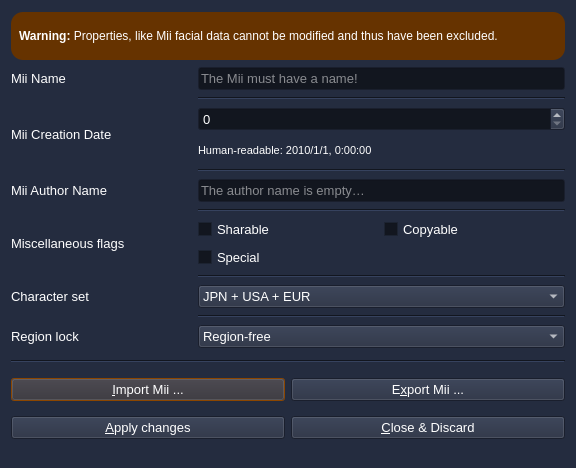
<?xml version="1.0" encoding="UTF-8"?>
<ui version="4.0">
 <class>Dialog</class>
 <widget class="QDialog" name="Dialog">
  <property name="geometry">
   <rect>
    <x>0</x>
    <y>0</y>
    <width>576</width>
    <height>468</height>
   </rect>
  </property>
  <property name="minimumSize">
   <size>
    <width>576</width>
    <height>0</height>
   </size>
  </property>
  <property name="maximumSize">
   <size>
    <width>800</width>
    <height>640</height>
   </size>
  </property>
  <property name="palette">
   <palette>
    <active>
     <colorrole role="WindowText">
      <brush brushstyle="SolidPattern">
       <color alpha="255">
        <red>255</red>
        <green>255</green>
        <blue>255</blue>
       </color>
      </brush>
     </colorrole>
     <colorrole role="Button">
      <brush brushstyle="SolidPattern">
       <color alpha="255">
        <red>36</red>
        <green>44</green>
        <blue>63</blue>
       </color>
      </brush>
     </colorrole>
     <colorrole role="Light">
      <brush brushstyle="SolidPattern">
       <color alpha="255">
        <red>54</red>
        <green>66</green>
        <blue>94</blue>
       </color>
      </brush>
     </colorrole>
     <colorrole role="Midlight">
      <brush brushstyle="SolidPattern">
       <color alpha="255">
        <red>45</red>
        <green>55</green>
        <blue>78</blue>
       </color>
      </brush>
     </colorrole>
     <colorrole role="Dark">
      <brush brushstyle="SolidPattern">
       <color alpha="255">
        <red>18</red>
        <green>22</green>
        <blue>31</blue>
       </color>
      </brush>
     </colorrole>
     <colorrole role="Mid">
      <brush brushstyle="SolidPattern">
       <color alpha="255">
        <red>24</red>
        <green>29</green>
        <blue>42</blue>
       </color>
      </brush>
     </colorrole>
     <colorrole role="Text">
      <brush brushstyle="SolidPattern">
       <color alpha="255">
        <red>255</red>
        <green>255</green>
        <blue>255</blue>
       </color>
      </brush>
     </colorrole>
     <colorrole role="BrightText">
      <brush brushstyle="SolidPattern">
       <color alpha="255">
        <red>255</red>
        <green>255</green>
        <blue>255</blue>
       </color>
      </brush>
     </colorrole>
     <colorrole role="ButtonText">
      <brush brushstyle="SolidPattern">
       <color alpha="255">
        <red>255</red>
        <green>255</green>
        <blue>255</blue>
       </color>
      </brush>
     </colorrole>
     <colorrole role="Base">
      <brush brushstyle="SolidPattern">
       <color alpha="255">
        <red>18</red>
        <green>22</green>
        <blue>31</blue>
       </color>
      </brush>
     </colorrole>
     <colorrole role="Window">
      <brush brushstyle="SolidPattern">
       <color alpha="255">
        <red>36</red>
        <green>44</green>
        <blue>63</blue>
       </color>
      </brush>
     </colorrole>
     <colorrole role="Shadow">
      <brush brushstyle="SolidPattern">
       <color alpha="255">
        <red>0</red>
        <green>0</green>
        <blue>0</blue>
       </color>
      </brush>
     </colorrole>
     <colorrole role="Highlight">
      <brush brushstyle="SolidPattern">
       <color alpha="255">
        <red>175</red>
        <green>88</green>
        <blue>0</blue>
       </color>
      </brush>
     </colorrole>
     <colorrole role="HighlightedText">
      <brush brushstyle="SolidPattern">
       <color alpha="255">
        <red>255</red>
        <green>255</green>
        <blue>255</blue>
       </color>
      </brush>
     </colorrole>
     <colorrole role="Link">
      <brush brushstyle="SolidPattern">
       <color alpha="255">
        <red>0</red>
        <green>170</green>
        <blue>255</blue>
       </color>
      </brush>
     </colorrole>
     <colorrole role="LinkVisited">
      <brush brushstyle="SolidPattern">
       <color alpha="255">
        <red>85</red>
        <green>170</green>
        <blue>0</blue>
       </color>
      </brush>
     </colorrole>
     <colorrole role="AlternateBase">
      <brush brushstyle="SolidPattern">
       <color alpha="255">
        <red>18</red>
        <green>22</green>
        <blue>31</blue>
       </color>
      </brush>
     </colorrole>
     <colorrole role="ToolTipBase">
      <brush brushstyle="SolidPattern">
       <color alpha="255">
        <red>0</red>
        <green>0</green>
        <blue>0</blue>
       </color>
      </brush>
     </colorrole>
     <colorrole role="ToolTipText">
      <brush brushstyle="SolidPattern">
       <color alpha="255">
        <red>255</red>
        <green>255</green>
        <blue>255</blue>
       </color>
      </brush>
     </colorrole>
     <colorrole role="PlaceholderText">
      <brush brushstyle="SolidPattern">
       <color alpha="128">
        <red>255</red>
        <green>255</green>
        <blue>255</blue>
       </color>
      </brush>
     </colorrole>
    </active>
    <inactive>
     <colorrole role="WindowText">
      <brush brushstyle="SolidPattern">
       <color alpha="255">
        <red>255</red>
        <green>255</green>
        <blue>255</blue>
       </color>
      </brush>
     </colorrole>
     <colorrole role="Button">
      <brush brushstyle="SolidPattern">
       <color alpha="255">
        <red>36</red>
        <green>44</green>
        <blue>63</blue>
       </color>
      </brush>
     </colorrole>
     <colorrole role="Light">
      <brush brushstyle="SolidPattern">
       <color alpha="255">
        <red>54</red>
        <green>66</green>
        <blue>94</blue>
       </color>
      </brush>
     </colorrole>
     <colorrole role="Midlight">
      <brush brushstyle="SolidPattern">
       <color alpha="255">
        <red>45</red>
        <green>55</green>
        <blue>78</blue>
       </color>
      </brush>
     </colorrole>
     <colorrole role="Dark">
      <brush brushstyle="SolidPattern">
       <color alpha="255">
        <red>18</red>
        <green>22</green>
        <blue>31</blue>
       </color>
      </brush>
     </colorrole>
     <colorrole role="Mid">
      <brush brushstyle="SolidPattern">
       <color alpha="255">
        <red>24</red>
        <green>29</green>
        <blue>42</blue>
       </color>
      </brush>
     </colorrole>
     <colorrole role="Text">
      <brush brushstyle="SolidPattern">
       <color alpha="255">
        <red>255</red>
        <green>255</green>
        <blue>255</blue>
       </color>
      </brush>
     </colorrole>
     <colorrole role="BrightText">
      <brush brushstyle="SolidPattern">
       <color alpha="255">
        <red>255</red>
        <green>255</green>
        <blue>255</blue>
       </color>
      </brush>
     </colorrole>
     <colorrole role="ButtonText">
      <brush brushstyle="SolidPattern">
       <color alpha="255">
        <red>255</red>
        <green>255</green>
        <blue>255</blue>
       </color>
      </brush>
     </colorrole>
     <colorrole role="Base">
      <brush brushstyle="SolidPattern">
       <color alpha="255">
        <red>18</red>
        <green>22</green>
        <blue>31</blue>
       </color>
      </brush>
     </colorrole>
     <colorrole role="Window">
      <brush brushstyle="SolidPattern">
       <color alpha="255">
        <red>36</red>
        <green>44</green>
        <blue>63</blue>
       </color>
      </brush>
     </colorrole>
     <colorrole role="Shadow">
      <brush brushstyle="SolidPattern">
       <color alpha="255">
        <red>0</red>
        <green>0</green>
        <blue>0</blue>
       </color>
      </brush>
     </colorrole>
     <colorrole role="Highlight">
      <brush brushstyle="SolidPattern">
       <color alpha="255">
        <red>175</red>
        <green>88</green>
        <blue>0</blue>
       </color>
      </brush>
     </colorrole>
     <colorrole role="HighlightedText">
      <brush brushstyle="SolidPattern">
       <color alpha="255">
        <red>251</red>
        <green>251</green>
        <blue>250</blue>
       </color>
      </brush>
     </colorrole>
     <colorrole role="Link">
      <brush brushstyle="SolidPattern">
       <color alpha="255">
        <red>0</red>
        <green>170</green>
        <blue>255</blue>
       </color>
      </brush>
     </colorrole>
     <colorrole role="LinkVisited">
      <brush brushstyle="SolidPattern">
       <color alpha="255">
        <red>85</red>
        <green>170</green>
        <blue>0</blue>
       </color>
      </brush>
     </colorrole>
     <colorrole role="AlternateBase">
      <brush brushstyle="SolidPattern">
       <color alpha="255">
        <red>18</red>
        <green>22</green>
        <blue>31</blue>
       </color>
      </brush>
     </colorrole>
     <colorrole role="ToolTipBase">
      <brush brushstyle="SolidPattern">
       <color alpha="255">
        <red>0</red>
        <green>0</green>
        <blue>0</blue>
       </color>
      </brush>
     </colorrole>
     <colorrole role="ToolTipText">
      <brush brushstyle="SolidPattern">
       <color alpha="255">
        <red>255</red>
        <green>255</green>
        <blue>255</blue>
       </color>
      </brush>
     </colorrole>
     <colorrole role="PlaceholderText">
      <brush brushstyle="SolidPattern">
       <color alpha="128">
        <red>255</red>
        <green>255</green>
        <blue>255</blue>
       </color>
      </brush>
     </colorrole>
    </inactive>
    <disabled>
     <colorrole role="WindowText">
      <brush brushstyle="SolidPattern">
       <color alpha="160">
        <red>255</red>
        <green>255</green>
        <blue>255</blue>
       </color>
      </brush>
     </colorrole>
     <colorrole role="Button">
      <brush brushstyle="SolidPattern">
       <color alpha="255">
        <red>36</red>
        <green>44</green>
        <blue>63</blue>
       </color>
      </brush>
     </colorrole>
     <colorrole role="Light">
      <brush brushstyle="SolidPattern">
       <color alpha="255">
        <red>54</red>
        <green>66</green>
        <blue>94</blue>
       </color>
      </brush>
     </colorrole>
     <colorrole role="Midlight">
      <brush brushstyle="SolidPattern">
       <color alpha="255">
        <red>45</red>
        <green>55</green>
        <blue>78</blue>
       </color>
      </brush>
     </colorrole>
     <colorrole role="Dark">
      <brush brushstyle="SolidPattern">
       <color alpha="255">
        <red>18</red>
        <green>22</green>
        <blue>31</blue>
       </color>
      </brush>
     </colorrole>
     <colorrole role="Mid">
      <brush brushstyle="SolidPattern">
       <color alpha="255">
        <red>24</red>
        <green>29</green>
        <blue>42</blue>
       </color>
      </brush>
     </colorrole>
     <colorrole role="Text">
      <brush brushstyle="SolidPattern">
       <color alpha="160">
        <red>255</red>
        <green>255</green>
        <blue>255</blue>
       </color>
      </brush>
     </colorrole>
     <colorrole role="BrightText">
      <brush brushstyle="SolidPattern">
       <color alpha="192">
        <red>255</red>
        <green>255</green>
        <blue>255</blue>
       </color>
      </brush>
     </colorrole>
     <colorrole role="ButtonText">
      <brush brushstyle="SolidPattern">
       <color alpha="160">
        <red>255</red>
        <green>255</green>
        <blue>255</blue>
       </color>
      </brush>
     </colorrole>
     <colorrole role="Base">
      <brush brushstyle="SolidPattern">
       <color alpha="255">
        <red>36</red>
        <green>44</green>
        <blue>63</blue>
       </color>
      </brush>
     </colorrole>
     <colorrole role="Window">
      <brush brushstyle="SolidPattern">
       <color alpha="255">
        <red>36</red>
        <green>44</green>
        <blue>63</blue>
       </color>
      </brush>
     </colorrole>
     <colorrole role="Shadow">
      <brush brushstyle="SolidPattern">
       <color alpha="255">
        <red>0</red>
        <green>0</green>
        <blue>0</blue>
       </color>
      </brush>
     </colorrole>
     <colorrole role="Highlight">
      <brush brushstyle="SolidPattern">
       <color alpha="255">
        <red>91</red>
        <green>66</green>
        <blue>22</blue>
       </color>
      </brush>
     </colorrole>
     <colorrole role="HighlightedText">
      <brush brushstyle="SolidPattern">
       <color alpha="160">
        <red>255</red>
        <green>255</green>
        <blue>255</blue>
       </color>
      </brush>
     </colorrole>
     <colorrole role="Link">
      <brush brushstyle="SolidPattern">
       <color alpha="160">
        <red>0</red>
        <green>170</green>
        <blue>255</blue>
       </color>
      </brush>
     </colorrole>
     <colorrole role="LinkVisited">
      <brush brushstyle="SolidPattern">
       <color alpha="160">
        <red>85</red>
        <green>170</green>
        <blue>0</blue>
       </color>
      </brush>
     </colorrole>
     <colorrole role="AlternateBase">
      <brush brushstyle="SolidPattern">
       <color alpha="255">
        <red>36</red>
        <green>44</green>
        <blue>63</blue>
       </color>
      </brush>
     </colorrole>
     <colorrole role="ToolTipBase">
      <brush brushstyle="SolidPattern">
       <color alpha="255">
        <red>0</red>
        <green>0</green>
        <blue>0</blue>
       </color>
      </brush>
     </colorrole>
     <colorrole role="ToolTipText">
      <brush brushstyle="SolidPattern">
       <color alpha="255">
        <red>161</red>
        <green>161</green>
        <blue>161</blue>
       </color>
      </brush>
     </colorrole>
     <colorrole role="PlaceholderText">
      <brush brushstyle="SolidPattern">
       <color alpha="128">
        <red>255</red>
        <green>255</green>
        <blue>255</blue>
       </color>
      </brush>
     </colorrole>
    </disabled>
   </palette>
  </property>
  <property name="font">
   <font>
    <pointsize>10</pointsize>
   </font>
  </property>
  <property name="windowTitle">
   <string>Edit Mii Data</string>
  </property>
  <layout class="QGridLayout" name="gridLayout">
   <item row="10" column="1" colspan="2">
    <widget class="QLineEdit" name="editMiiAuthor">
     <property name="sizePolicy">
      <sizepolicy hsizetype="Preferred" vsizetype="Fixed">
       <horstretch>0</horstretch>
       <verstretch>0</verstretch>
      </sizepolicy>
     </property>
     <property name="maxLength">
      <number>10</number>
     </property>
     <property name="placeholderText">
      <string>The author name is empty…</string>
     </property>
    </widget>
   </item>
   <item row="11" column="1" colspan="2">
    <widget class="Line" name="line_4">
     <property name="orientation">
      <enum>Qt::Horizontal</enum>
     </property>
    </widget>
   </item>
   <item row="7" column="0" rowspan="2">
    <widget class="QLabel" name="lblMiiDate">
     <property name="text">
      <string>Mii Creation Date</string>
     </property>
     <property name="buddy">
      <cstring>editMiiDate</cstring>
     </property>
    </widget>
   </item>
   <item row="13" column="1">
    <widget class="QCheckBox" name="miscSharable">
     <property name="text">
      <string>Sharable</string>
     </property>
     <property name="shortcut">
      <string>Alt+1</string>
     </property>
    </widget>
   </item>
   <item row="21" column="0">
    <widget class="QLabel" name="lblRegionLock">
     <property name="text">
      <string>Region lock</string>
     </property>
     <property name="buddy">
      <cstring>boxRegionLock</cstring>
     </property>
    </widget>
   </item>
   <item row="26" column="0" colspan="3">
    <widget class="QWidget" name="horizontalWidget" native="true">
     <property name="sizePolicy">
      <sizepolicy hsizetype="Preferred" vsizetype="Maximum">
       <horstretch>0</horstretch>
       <verstretch>0</verstretch>
      </sizepolicy>
     </property>
     <layout class="QHBoxLayout" name="horizontalLayout">
      <property name="leftMargin">
       <number>0</number>
      </property>
      <property name="topMargin">
       <number>4</number>
      </property>
      <property name="rightMargin">
       <number>0</number>
      </property>
      <property name="bottomMargin">
       <number>4</number>
      </property>
      <item>
       <widget class="QPushButton" name="btnImport">
        <property name="text">
         <string>&amp;Import Mii ...</string>
        </property>
       </widget>
      </item>
      <item>
       <widget class="QPushButton" name="btnExport">
        <property name="text">
         <string>E&amp;xport Mii ...</string>
        </property>
       </widget>
      </item>
     </layout>
    </widget>
   </item>
   <item row="18" column="0">
    <widget class="QLabel" name="lblCharset">
     <property name="text">
      <string>Character set</string>
     </property>
     <property name="buddy">
      <cstring>boxCharset</cstring>
     </property>
    </widget>
   </item>
   <item row="10" column="0">
    <widget class="QLabel" name="lblMiiAuthor">
     <property name="text">
      <string>Mii Author Name</string>
     </property>
     <property name="buddy">
      <cstring>editMiiAuthor</cstring>
     </property>
    </widget>
   </item>
   <item row="24" column="0" colspan="3">
    <widget class="Line" name="line">
     <property name="minimumSize">
      <size>
       <width>0</width>
       <height>12</height>
      </size>
     </property>
     <property name="orientation">
      <enum>Qt::Horizontal</enum>
     </property>
    </widget>
   </item>
   <item row="3" column="1" colspan="2">
    <widget class="QLineEdit" name="editMiiName">
     <property name="sizePolicy">
      <sizepolicy hsizetype="Preferred" vsizetype="Fixed">
       <horstretch>0</horstretch>
       <verstretch>0</verstretch>
      </sizepolicy>
     </property>
     <property name="maxLength">
      <number>10</number>
     </property>
     <property name="placeholderText">
      <string>The Mii must have a name!</string>
     </property>
    </widget>
   </item>
   <item row="9" column="1" colspan="2">
    <widget class="Line" name="line_3">
     <property name="orientation">
      <enum>Qt::Horizontal</enum>
     </property>
    </widget>
   </item>
   <item row="8" column="1" colspan="2">
    <widget class="QLabel" name="lblMiiDateHR">
     <property name="minimumSize">
      <size>
       <width>0</width>
       <height>16</height>
      </size>
     </property>
     <property name="maximumSize">
      <size>
       <width>16777215</width>
       <height>24</height>
      </size>
     </property>
     <property name="font">
      <font>
       <pointsize>8</pointsize>
      </font>
     </property>
     <property name="text">
      <string>Human-readable: 2010/1/1, 0:00:00</string>
     </property>
    </widget>
   </item>
   <item row="3" column="0">
    <widget class="QLabel" name="lblMiiName">
     <property name="text">
      <string>Mii Name</string>
     </property>
     <property name="buddy">
      <cstring>editMiiName</cstring>
     </property>
    </widget>
   </item>
   <item row="18" column="1" colspan="2">
    <widget class="QComboBox" name="boxCharset">
     <item>
      <property name="text">
       <string>JPN + USA + EUR</string>
      </property>
     </item>
     <item>
      <property name="text">
       <string>CHN</string>
      </property>
     </item>
     <item>
      <property name="text">
       <string>KOR</string>
      </property>
     </item>
     <item>
      <property name="text">
       <string>TWN</string>
      </property>
     </item>
    </widget>
   </item>
   <item row="1" column="0" colspan="3">
    <widget class="QFrame" name="warnFrame">
     <property name="sizePolicy">
      <sizepolicy hsizetype="Preferred" vsizetype="Fixed">
       <horstretch>0</horstretch>
       <verstretch>0</verstretch>
      </sizepolicy>
     </property>
     <property name="minimumSize">
      <size>
       <width>0</width>
       <height>48</height>
      </size>
     </property>
     <property name="maximumSize">
      <size>
       <width>16777215</width>
       <height>48</height>
      </size>
     </property>
     <property name="styleSheet">
      <string notr="true">background: #630; border-radius: 12px; color: white</string>
     </property>
     <layout class="QVBoxLayout" name="verticalLayout">
      <property name="spacing">
       <number>0</number>
      </property>
      <property name="leftMargin">
       <number>8</number>
      </property>
      <property name="topMargin">
       <number>4</number>
      </property>
      <property name="rightMargin">
       <number>8</number>
      </property>
      <property name="bottomMargin">
       <number>4</number>
      </property>
      <item>
       <widget class="QLabel" name="warning">
        <property name="text">
         <string>&lt;b&gt;Warning: &lt;/b&gt;Properties, like Mii facial data cannot be modified and thus have been excluded.</string>
        </property>
        <property name="wordWrap">
         <bool>true</bool>
        </property>
        <property name="indent">
         <number>0</number>
        </property>
       </widget>
      </item>
     </layout>
    </widget>
   </item>
   <item row="17" column="1" colspan="2">
    <widget class="Line" name="line_5">
     <property name="orientation">
      <enum>Qt::Horizontal</enum>
     </property>
    </widget>
   </item>
   <item row="21" column="1" colspan="2">
    <widget class="QComboBox" name="boxRegionLock">
     <item>
      <property name="text">
       <string>Region-free</string>
      </property>
     </item>
     <item>
      <property name="text">
       <string>Japan only</string>
      </property>
     </item>
     <item>
      <property name="text">
       <string>America only</string>
      </property>
     </item>
     <item>
      <property name="text">
       <string>Europe only</string>
      </property>
     </item>
    </widget>
   </item>
   <item row="19" column="1" colspan="2">
    <widget class="Line" name="line_6">
     <property name="orientation">
      <enum>Qt::Horizontal</enum>
     </property>
    </widget>
   </item>
   <item row="13" column="0" rowspan="2">
    <widget class="QLabel" name="lblMisc">
     <property name="text">
      <string>Miscellaneous flags</string>
     </property>
    </widget>
   </item>
   <item row="13" column="2">
    <widget class="QCheckBox" name="miscCopyable">
     <property name="text">
      <string>Copyable</string>
     </property>
     <property name="shortcut">
      <string>Alt+2</string>
     </property>
    </widget>
   </item>
   <item row="5" column="1" colspan="2">
    <widget class="Line" name="line_2">
     <property name="orientation">
      <enum>Qt::Horizontal</enum>
     </property>
    </widget>
   </item>
   <item row="14" column="1">
    <widget class="QCheckBox" name="miscSpecial">
     <property name="text">
      <string>Special</string>
     </property>
     <property name="shortcut">
      <string>Alt+3</string>
     </property>
    </widget>
   </item>
   <item row="27" column="0" colspan="3">
    <widget class="QWidget" name="horizontalWidget_2" native="true">
     <property name="sizePolicy">
      <sizepolicy hsizetype="Preferred" vsizetype="Maximum">
       <horstretch>0</horstretch>
       <verstretch>0</verstretch>
      </sizepolicy>
     </property>
     <layout class="QHBoxLayout" name="horizontalLayout_2">
      <property name="leftMargin">
       <number>0</number>
      </property>
      <property name="topMargin">
       <number>4</number>
      </property>
      <property name="rightMargin">
       <number>0</number>
      </property>
      <property name="bottomMargin">
       <number>4</number>
      </property>
      <item>
       <widget class="QPushButton" name="btnApply">
        <property name="text">
         <string>&amp;Apply changes</string>
        </property>
       </widget>
      </item>
      <item>
       <widget class="QPushButton" name="btnDiscard">
        <property name="text">
         <string>&amp;Close &amp;&amp; Discard</string>
        </property>
       </widget>
      </item>
     </layout>
     <zorder>btnDiscard</zorder>
     <zorder>btnApply</zorder>
    </widget>
   </item>
   <item row="7" column="1" colspan="2">
    <widget class="QSpinBox" name="editMiiDate">
     <property name="maximum">
      <number>268435455</number>
     </property>
    </widget>
   </item>
  </layout>
 </widget>
 <tabstops>
  <tabstop>editMiiName</tabstop>
  <tabstop>editMiiDate</tabstop>
  <tabstop>editMiiAuthor</tabstop>
  <tabstop>miscSharable</tabstop>
  <tabstop>miscCopyable</tabstop>
  <tabstop>miscSpecial</tabstop>
  <tabstop>boxCharset</tabstop>
  <tabstop>boxRegionLock</tabstop>
  <tabstop>btnImport</tabstop>
  <tabstop>btnExport</tabstop>
  <tabstop>btnApply</tabstop>
  <tabstop>btnDiscard</tabstop>
 </tabstops>
 <resources/>
 <connections/>
</ui>
